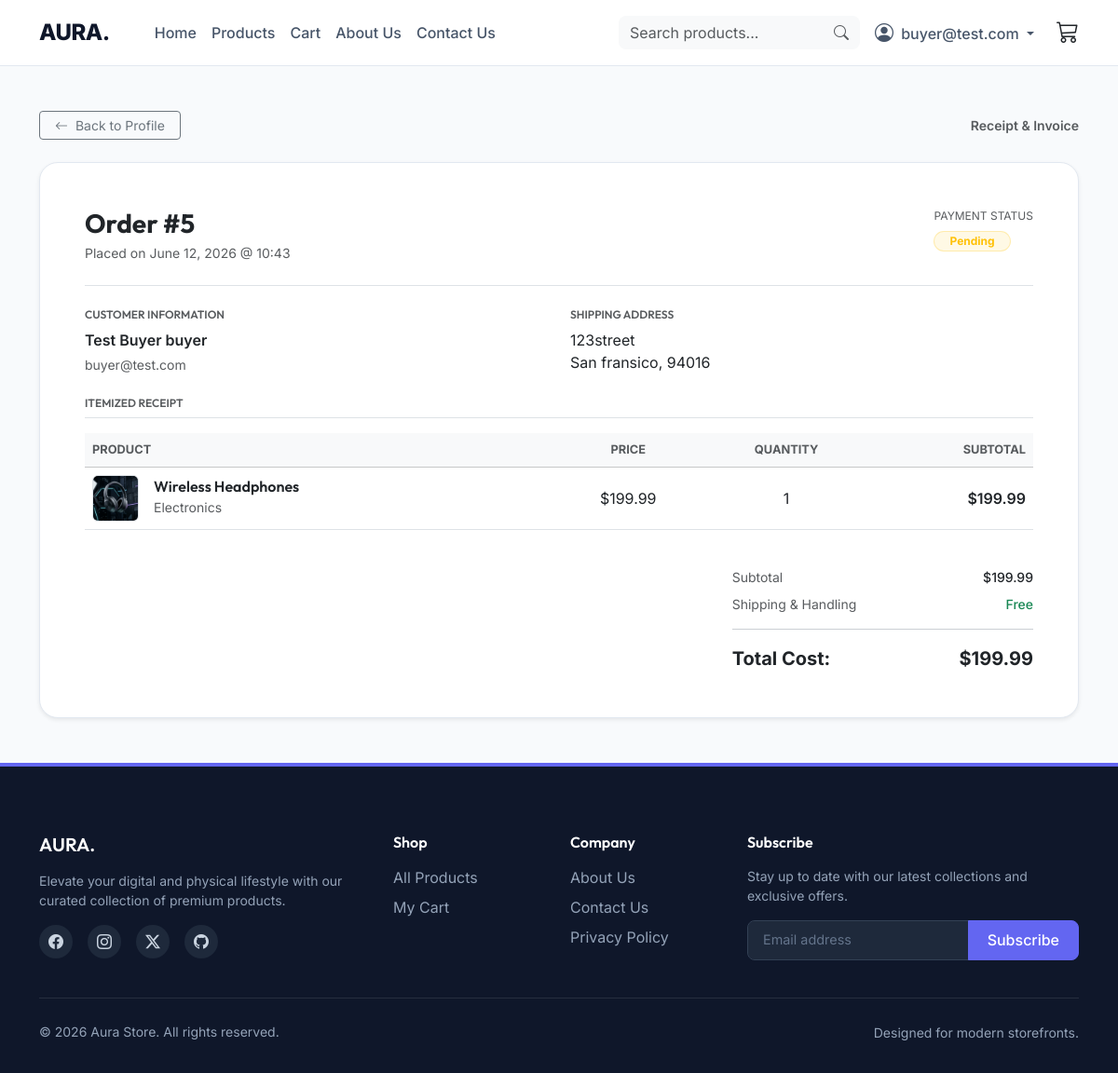
Screenshot of /orders/detail/5/ (signed in) with the database file from the repository.
### orders/models.py (models this page shows, shortened)
class Order(models.Model):
    user = models.ForeignKey(
        settings.AUTH_USER_MODEL,
        on_delete=models.SET_NULL,
        related_name='orders',
        null=True,
        blank=True
    )
    first_name = models.CharField(max_length=50)
    last_name = models.CharField(max_length=50)
    email = models.EmailField()
    address = models.CharField(max_length=250)
    postal_code = models.CharField(max_length=20)
    city = models.CharField(max_length=100)
    created = models.DateTimeField(auto_now_add=True)
    updated = models.DateTimeField(auto_now=True)
    paid = models.BooleanField(default=False)
    status = models.CharField(
        max_length=20,
        choices=[
            ('Processing', 'Processing'),
            ('Shipped', 'Shipped'),
            ('Delivered', 'Delivered'),
            ('Cancelled', 'Cancelled'),
        ],
        default='Processing'
    )
    tracking_number = models.CharField(max_length=100, blank=True, default='')
    class Meta:
        ordering = ['-created']
        indexes = [
            models.Index(fields=['-created']),
        ]
    def get_total_cost(self):
        return sum(item.get_cost() for item in self.items.all())

class OrderItem(models.Model):
    order = models.ForeignKey(
        Order,
        related_name='items',
        on_delete=models.CASCADE
    )
    product = models.ForeignKey(
        Product,
        related_name='order_items',
        on_delete=models.CASCADE
    )
    price = models.DecimalField(max_digits=10, decimal_places=2)
    quantity = models.PositiveIntegerField(default=1)
    def get_cost(self):
        return self.price * self.quantity

### products/models.py (models this page shows, shortened)
class Product(models.Model):
    category = models.ForeignKey(Category, related_name='products', on_delete=models.CASCADE)
    name = models.CharField(max_length=200)
    slug = models.SlugField(unique=True)
    description = models.TextField(blank=True)
    price = models.DecimalField(max_digits=10, decimal_places=2)
    image = models.ImageField(upload_to='products/%Y/%m/%d', blank=True)
    stock_quantity = models.PositiveIntegerField(default=0)
    created_date = models.DateTimeField(auto_now_add=True)
    updated_date = models.DateTimeField(auto_now=True)
    is_active = models.BooleanField(default=True)

class Category(models.Model):
    name = models.CharField(max_length=200)
    slug = models.SlugField(unique=True)
    description = models.TextField(blank=True)
    class Meta:
        verbose_name_plural = 'categories'

### orders/views.py (the view)
# urls.py: path('detail/<int:order_id>/', views.order_detail, name='order_detail'),
@login_required(login_url='users:login')
def order_detail(request, order_id):
    order = get_object_or_404(Order, id=order_id, user=request.user)
    return render(request, 'orders/order_detail.html', {'order': order})

### cart/cart.py (called while the page is built)
    def __len__(self):
        return sum(item['quantity'] for item in self.cart.values())

### cart/context_processors.py (called while the page is built)
def cart(request):
    return {'cart': Cart(request)}

### templates/orders/order_detail.html (shortened to what this page needs)
{% extends 'base.html' %}
{% load static %}
{% block content %}
<div class="container my-5">
    <div class="d-flex justify-content-between align-items-center mb-4">
        <a href="{% url 'users:profile' %}" class="btn btn-outline-secondary btn-sm px-3">
            <i class="bi bi-arrow-left me-1"></i> Back to Profile
        </a>
        <span class="text-muted small fw-semibold">Receipt & Invoice</span>
    </div>
    <div class="invoice-card shadow-sm">
        <div class="d-flex justify-content-between align-items-start border-bottom pb-4 mb-4 flex-wrap g-3">
            <div>
                <h1 class="h3 fw-bold text-dark mb-1" style="font-family: 'Outfit', sans-serif;">Order #{{ order.id }}</h1>
                <p class="text-muted small mb-0">Placed on {{ order.created|date:"F d, Y @ H:i" }}</p>
            </div>
            <div>
                <span class="text-muted small d-block mb-1 text-uppercase tracking-wider" style="font-size: 0.75rem;">Payment Status</span>
                {% if order.paid %}
                    <span class="badge bg-success bg-opacity-10 text-success border border-success border-opacity-25 px-3 py-1.5 small rounded-pill">Paid</span>
                {% else %}
                    <span class="badge bg-warning bg-opacity-10 text-warning border border-warning border-opacity-25 px-3 py-1.5 small rounded-pill">Pending</span>
                {% endif %}
            </div>
        </div>
        <div class="row g-4 mb-4">
            <div class="col-md-6">
                <h6 class="text-muted text-uppercase tracking-wider small mb-2" style="font-size: 0.75rem;">Customer Information</h6>
                <p class="fw-semibold text-dark mb-1">{{ order.first_name }} {{ order.last_name }}</p>
                <p class="text-muted small mb-0">{{ order.email }}</p>
            </div>
            <div class="col-md-6">
                <h6 class="text-muted text-uppercase tracking-wider small mb-2" style="font-size: 0.75rem;">Shipping Address</h6>
                <p class="text-dark mb-0 leading-relaxed">
                    {{ order.address }}<br>
                    {{ order.city }}, {{ order.postal_code }}
                </p>
            </div>
        </div>
        <div class="mb-4">
            <h6 class="text-muted text-uppercase tracking-wider small mb-3 border-bottom pb-2" style="font-size: 0.75rem;">Itemized Receipt</h6>
            <div class="table-responsive">
                <table class="table align-middle">
                    <thead>
                        <tr class="table-light">
                            <th scope="col" style="font-size: 0.8rem;" class="text-muted text-uppercase">Product</th>
                            <th scope="col" style="font-size: 0.8rem;" class="text-muted text-uppercase text-center">Price</th>
                            <th scope="col" style="font-size: 0.8rem;" class="text-muted text-uppercase text-center">Quantity</th>
                            <th scope="col" style="font-size: 0.8rem;" class="text-muted text-uppercase text-end">Subtotal</th>
                        </tr>
                    </thead>
                    <tbody>
                        {% for item in order.items.all %}
                        <tr>
                            <td>
                                <div class="d-flex align-items-center gap-3">
                                    {% if item.product.image %}
                                        <img src="{{ item.product.image.url }}" alt="{{ item.product.name }}" class="img-fluid rounded border" style="width: 50px; height: 50px; object-fit: contain; background: #f8fafc;">
                                    {% else %}
                                        <div class="bg-light rounded border d-flex align-items-center justify-content-center text-muted fw-bold small" style="width: 50px; height: 50px;">AURA</div>
                                    {% endif %}
                                    <div>
                                        <h6 class="fw-semibold text-dark mb-0">{{ item.product.name }}</h6>
                                        <span class="text-muted small">{{ item.product.category.name }}</span>
                                    </div>
                                </div>
                            </td>
                            <td class="text-center text-dark">${{ item.price }}</td>
                            <td class="text-center text-dark">{{ item.quantity }}</td>
                            <td class="text-end fw-semibold text-dark">${{ item.get_cost }}</td>
                        </tr>
                        {% endfor %}
                    </tbody>
                </table>
            </div>
        </div>
        <div class="row justify-content-end">
            <div class="col-md-5 col-lg-4">
                <div class="d-flex justify-content-between mb-2 small text-muted">
                    <span>Subtotal</span>
                    <span class="text-dark fw-medium">${{ order.get_total_cost }}</span>
                </div>
                <div class="d-flex justify-content-between mb-2 small text-muted">
                    <span>Shipping & Handling</span>
                    <span class="text-success fw-medium">Free</span>
                </div>
                <hr>
                <div class="d-flex justify-content-between fs-5 fw-bold text-dark mt-2">
                    <span>Total Cost:</span>
                    <span>${{ order.get_total_cost }}</span>
                </div>
            </div>
        </div>
    </div>
</div>
{% endblock %}

### templates/base.html (shortened to what this page needs)
<!DOCTYPE html>
<html lang="en">
<head>
    <link href="https://cdn.jsdelivr.net/npm/bootstrap@5.3.3/dist/css/bootstrap.min.css" rel="stylesheet">
    <link href="https://cdn.jsdelivr.net/npm/bootstrap-icons@1.11.3/font/bootstrap-icons.min.css" rel="stylesheet">
</head>
<body>
    <nav class="navbar navbar-expand-lg navbar-light">
        <div class="container">
            <a class="navbar-brand" href="/">AURA.</a>
            <div class="collapse navbar-collapse" id="navbarContent">
                <ul class="navbar-nav me-auto mb-2 mb-lg-0 ms-lg-4">
                    <li class="nav-item">
                        <a class="nav-link" href="{% url 'products:home' %}">Home</a>
                    </li>
                    <li class="nav-item">
                        <a class="nav-link" href="{% url 'products:product_list' %}">Products</a>
                    </li>
                    <li class="nav-item">
                        <a class="nav-link" href="{% url 'cart:cart_detail' %}">Cart</a>
                    </li>
                    <li class="nav-item">
                        <a class="nav-link" href="{% url 'products:about_us' %}">About Us</a>
                    </li>
                    <li class="nav-item">
                        <a class="nav-link" href="{% url 'products:contact_us' %}">Contact Us</a>
                    </li>
                </ul>
                <form class="d-flex me-lg-3 mb-2 mb-lg-0" action="{% url 'products:product_list' %}" method="get">
                    <div class="input-group">
                        <input type="text" name="search" class="form-control bg-light border-0" placeholder="Search products..." style="border-radius: 8px 0 0 8px; width: 220px;" value="{{ request.GET.search }}">
                        <button class="btn btn-light border-0 bg-light" type="submit" style="border-radius: 0 8px 8px 0;">
                            <i class="bi bi-search text-muted"></i>
                        </button>
                    </div>
                </form>
                <div class="d-flex align-items-center">
                    {% if user.is_authenticated %}
                        <div class="dropdown me-3">
                            <button class="btn btn-link nav-link dropdown-toggle text-dark border-0 p-0" type="button" id="userDropdown" data-bs-toggle="dropdown" aria-expanded="false">
                                <i class="bi bi-person-circle fs-5 me-1"></i> {{ user.username }}
                            </button>
                        </div>
                    {% else %}
                        <a href="{% url 'users:login' %}" class="btn btn-link nav-link me-2 text-dark border-0">Login</a>
                        <a href="{% url 'users:register' %}" class="btn btn-primary me-3">Sign Up</a>
                    {% endif %}
                    <a href="{% url 'cart:cart_detail' %}" class="position-relative text-dark ms-2">
                        <i class="bi bi-cart3 fs-4"></i>
                    </a>
                </div>
            </div>
        </div>
    </nav>
    <main class="main-content">
        {% block content %}
        {% endblock %}
    </main>
    <footer>
        <div class="container">
            <div class="row g-4">
                <div class="col-lg-4 col-md-6">
                    <h5 class="text-white mb-3 brand">AURA.</h5>
                    <p class="small footer-text-muted">Elevate your digital and physical lifestyle with our curated collection of premium products.</p>
                    <div class="d-flex gap-3 mt-3">
                        <a href="#" class="footer-social-link"><i class="bi bi-facebook"></i></a>
                        <a href="#" class="footer-social-link"><i class="bi bi-instagram"></i></a>
                        <a href="#" class="footer-social-link"><i class="bi bi-twitter-x"></i></a>
                        <a href="#" class="footer-social-link"><i class="bi bi-github"></i></a>
                    </div>
                </div>
                <div class="col-lg-2 col-md-6">
                    <h6 class="text-white mb-3">Shop</h6>
                    <ul class="list-unstyled mb-0">
                        <li class="mb-2"><a href="{% url 'products:product_list' %}">All Products</a></li>
                        <li class="mb-2"><a href="{% url 'cart:cart_detail' %}">My Cart</a></li>
                    </ul>
                </div>
                <div class="col-lg-2 col-md-6">
                    <h6 class="text-white mb-3">Company</h6>
                    <ul class="list-unstyled mb-0">
                        <li class="mb-2"><a href="{% url 'products:about_us' %}">About Us</a></li>
                        <li class="mb-2"><a href="{% url 'products:contact_us' %}">Contact Us</a></li>
                        <li class="mb-2"><a href="#">Privacy Policy</a></li>
                    </ul>
                </div>
                <div class="col-lg-4 col-md-6">
                    <h6 class="text-white mb-3">Subscribe</h6>
                    <p class="small footer-text-muted">Stay up to date with our latest collections and exclusive offers.</p>
                    <div class="input-group mb-3">
                        <input type="email" class="form-control footer-input" placeholder="Email address" style="border-radius: 8px 0 0 8px;">
                        <button class="btn btn-primary" type="button" style="border-radius: 0 8px 8px 0;">Subscribe</button>
                    </div>
                </div>
            </div>
            <hr class="border-secondary my-4">
            <div class="row align-items-center justify-content-between">
                <div class="col-md-6">
                    <p class="small footer-text-muted mb-md-0">&copy; 2026 Aura Store. All rights reserved.</p>
                </div>
                <div class="col-md-6 text-md-end">
                    <span class="small footer-text-muted">Designed for modern storefronts.</span>
                </div>
            </div>
        </div>
    </footer>
</body>
</html>

### templates/base.html (style rules this page uses)
body { font-family: 'Inter', sans-serif; background-color: #f8fafc; color: #334155; display: flex; flex-direction: column; min-height: 100vh; }
h1, h2, h3, h4, h5, h6, .brand { font-family: 'Outfit', sans-serif; font-weight: 600; }
.navbar { backdrop-filter: blur(10px); background-color: rgba(255, 255, 255, 0.9) !important; border-bottom: 1px solid #e2e8f0; padding: 0.75rem 0; position: sticky; top: 0; z-index: 1000; }
.navbar-brand { font-weight: 800; font-size: 1.5rem; letter-spacing: -0.5px; color: #0f172a !important; }
.nav-link { font-weight: 500; color: #475569 !important; transition: color 0.2s ease; }
.main-content { flex: 1 0 auto; }
footer { background-color: #0f172a; color: #cbd5e1; padding: 4.5rem 0 2rem; margin-top: auto; border-top: 4px solid #6366f1; }
footer a { color: #94a3b8; text-decoration: none; transition: all 0.2s ease; }
.footer-social-link { display: inline-flex; align-items: center; justify-content: center; width: 36px; height: 36px; border-radius: 50%; background: #1e293b; color: #cbd5e1 !important; transition: all 0.25s ease; }
.footer-text-muted { color: #94a3b8 !important; }
.footer-input { background-color: #1e293b !important; border: 1px solid #334155 !important; color: #ffffff !important; font-size: 0.9rem; padding: 0.6rem 1rem; }
.footer-input::placeholder { color: #64748b !important; }
.btn-primary { background-color: #6366f1 !important; border-color: #6366f1 !important; font-weight: 500; border-radius: 8px; padding: 0.5rem 1.25rem; transition: all 0.2s ease; }

### templates/orders/order_detail.html (style rules this page uses)
.invoice-card { background: white; border: 1px solid #e2e8f0; border-radius: 20px; padding: 3rem; }

### rows the page displays
Order: id "5", created "June 12, 2026 @ 10:43", first_name "Test Buyer", last_name "buyer", email "buyer@test.com", address "123street", city "San fransico", postal_code "94016", get_total_cost "199.99"
OrderItem: product.image (picture), product.name "Wireless Headphones", product.category.name "Electronics", price "199.99", quantity "1", get_cost "199.99"

### other values shown
{{ user.username }} "buyer@test.com"
